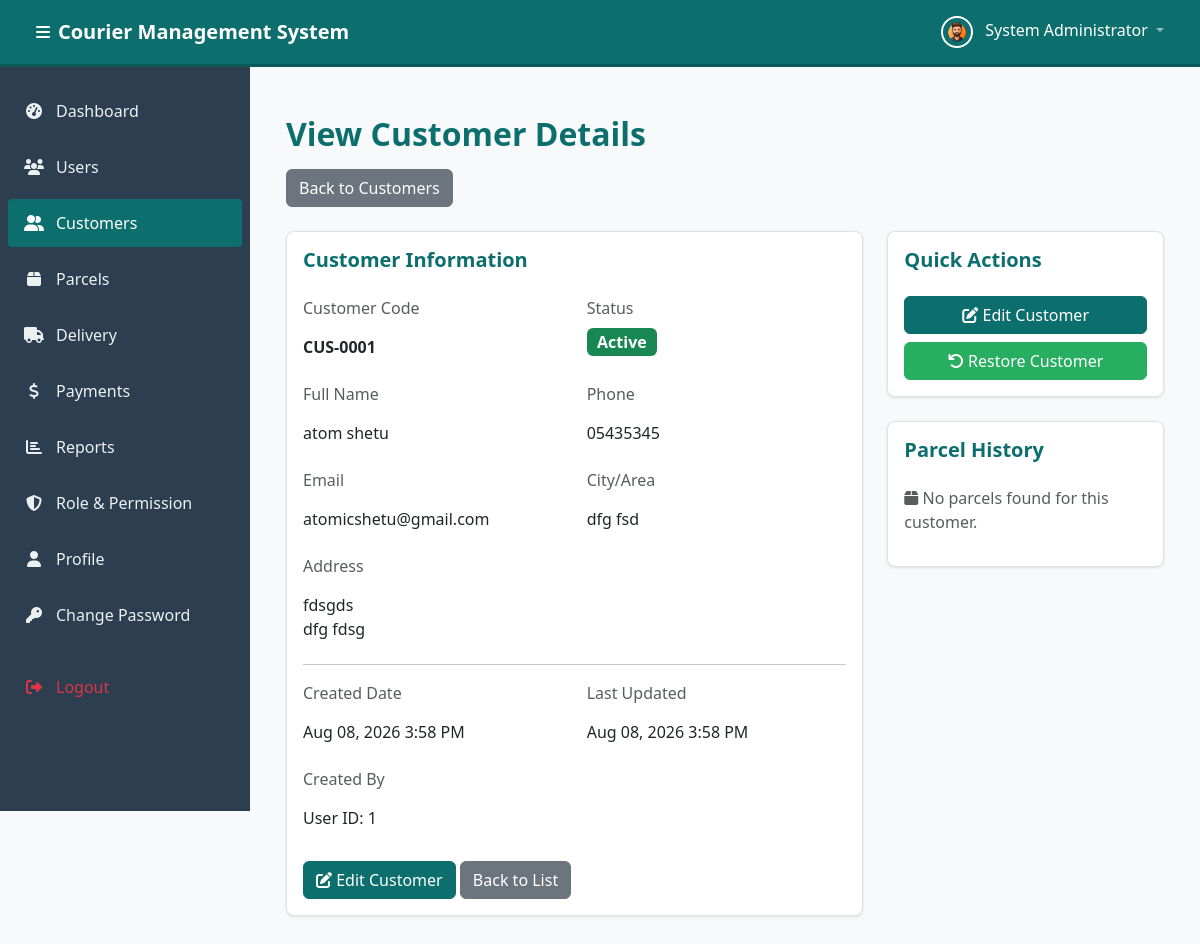
The app's page /modules/customers/view.php?id=1 (signed in) with its own data.
### tables this page shows
CREATE TABLE `customers` (
  `id` int(11) NOT NULL,
  `customer_code` varchar(20) NOT NULL,
  `full_name` varchar(100) NOT NULL,
  `phone` varchar(20) NOT NULL,
  `email` varchar(100) DEFAULT NULL,
  `address` text NOT NULL,
  `city_area` varchar(100) NOT NULL,
  `status` enum('active','inactive') NOT NULL DEFAULT 'active',
  `is_deleted` tinyint(1) NOT NULL DEFAULT 0,
  `created_by` int(11) DEFAULT NULL,
  `created_at` timestamp NOT NULL DEFAULT current_timestamp(),
  `updated_at` timestamp NOT NULL DEFAULT current_timestamp() ON UPDATE current_timestamp()
);

### includes/role_check.php (called while the page is built, shortened)
<?php
function hasPermission($pdo, $moduleKey, $action) {
    $permissionKey = $moduleKey . '.' . $action;
    if (isset($_SESSION['permissions']) && is_array($_SESSION['permissions'])) {
        return in_array($permissionKey, $_SESSION['permissions']);
    }
}

### modules/customers/view.php (the view, shortened to what this page needs)
<?php
require_once '../../includes/role_check.php';
require_once '../../config/db.php';
$customerId = $_GET['id'] ?? 0;
try {
    $stmt = $pdo->prepare("SELECT * FROM customers WHERE id = :id");
    $stmt->execute(['id' => $customerId]);
    $customer = $stmt->fetch();
} catch (PDOException $e) {
    error_log("Fetch Customer Error: " . $e->getMessage());
    setFlashMessage('error', 'An error occurred while loading customer data.');
    header('Location: ' . BASE_URL . 'modules/customers/list.php');
    exit;
}
require_once '../../includes/header.php';
?>
<div class="container-fluid py-4">
    <div class="row mb-4">
        <div class="col-12">
            <h2 class="page-title">View Customer Details</h2>
            <a href="<?php echo BASE_URL; ?>modules/customers/list.php" class="btn btn-secondary">Back to Customers</a>
        </div>
    </div>
    <div class="row">
        <div class="col-lg-8">
            <div class="card">
                <div class="card-body">
                    <h5 class="card-title mb-4">Customer Information</h5>
                    <div class="row">
                        <div class="col-md-6 mb-3">
                            <label class="form-label text-muted">Customer Code</label>
                            <div class="form-control-plaintext fw-bold"><?php echo htmlspecialchars($customer['customer_code']); ?></div>
                        </div>
                        <div class="col-md-6 mb-3">
                            <label class="form-label text-muted">Status</label>
                            <div>
                                <?php if ($customer['status'] === 'active'): ?>
                                    <span class="badge bg-success fs-6">Active</span>
                                <?php else: ?>
                                    <span class="badge bg-secondary fs-6">Inactive</span>
                                <?php endif; ?>
                            </div>
                        </div>
                    </div>
                    <div class="row">
                        <div class="col-md-6 mb-3">
                            <label class="form-label text-muted">Full Name</label>
                            <div class="form-control-plaintext"><?php echo htmlspecialchars($customer['full_name']); ?></div>
                        </div>
                        <div class="col-md-6 mb-3">
                            <label class="form-label text-muted">Phone</label>
                            <div class="form-control-plaintext"><?php echo htmlspecialchars($customer['phone']); ?></div>
                        </div>
                    </div>
                    <div class="row">
                        <div class="col-md-6 mb-3">
                            <label class="form-label text-muted">Email</label>
                            <div class="form-control-plaintext"><?php echo htmlspecialchars($customer['email'] ?? '-'); ?></div>
                        </div>
                        <div class="col-md-6 mb-3">
                            <label class="form-label text-muted">City/Area</label>
                            <div class="form-control-plaintext"><?php echo htmlspecialchars($customer['city_area']); ?></div>
                        </div>
                    </div>
                    <div class="mb-3">
                        <label class="form-label text-muted">Address</label>
                        <div class="form-control-plaintext"><?php echo nl2br(htmlspecialchars($customer['address'])); ?></div>
                    </div>
                    <hr>
                    <div class="row">
                        <div class="col-md-6 mb-3">
                            <label class="form-label text-muted">Created Date</label>
                            <div class="form-control-plaintext"><?php echo date('M d, Y g:i A', strtotime($customer['created_at'])); ?></div>
                        </div>
                        <div class="col-md-6 mb-3">
                            <label class="form-label text-muted">Last Updated</label>
                            <div class="form-control-plaintext">
                                <?php
                                    if ($customer['updated_at'] == $customer['created_at']) {
                                        echo 'Never updated';
                                    } else {
                                        echo date('M d, Y g:i A', strtotime($customer['updated_at']));
                                    }
                                ?>
                            </div>
                        </div>
                    </div>
                    <div class="mb-3">
                        <label class="form-label text-muted">Created By</label>
                        <div class="form-control-plaintext">User ID: <?php echo $customer['created_by'] ?? 'N/A'; ?></div>
                    </div>
                    <div class="mt-4">
                        <?php if (hasPermission($pdo, 'customers', 'edit')): ?>
                        <a href="<?php echo BASE_URL; ?>modules/customers/edit.php?id=<?php echo $customer['id']; ?>" class="btn btn-primary">
                            <i class="fas fa-edit"></i> Edit Customer
                        </a>
                        <?php endif; ?>
                        <a href="<?php echo BASE_URL; ?>modules/customers/list.php" class="btn btn-secondary">Back to List</a>
                    </div>
                </div>
            </div>
        </div>
        <div class="col-lg-4">
            <div class="card">
                <div class="card-body">
                    <h5 class="card-title mb-4">Quick Actions</h5>
                    <div class="d-grid gap-2">
                        <?php if (hasPermission($pdo, 'customers', 'edit')): ?>
                        <a href="<?php echo BASE_URL; ?>modules/customers/edit.php?id=<?php echo $customer['id']; ?>" class="btn btn-primary">
                            <i class="fas fa-edit"></i> Edit Customer
                        </a>
                        <?php endif; ?>
                        <?php if (hasPermission($pdo, 'customers', 'delete')): ?>
                            <?php if ($customer['is_deleted'] == 0): ?>
                                <form method="POST" action="toggle-status.php" onsubmit="return confirm('Are you sure you want to delete this customer?');">
                                    <input type="hidden" name="customer_id" value="<?php echo $customer['id']; ?>">
                                    <input type="hidden" name="action" value="soft-delete">
                                    <button type="submit" class="btn btn-danger w-100">
                                        <i class="fas fa-trash"></i> Delete Customer
                                    </button>
                                </form>
                            <?php else: ?>
                                <form method="POST" action="toggle-status.php" onsubmit="return confirm('Are you sure you want to restore this customer?');">
                                    <button type="submit" class="btn btn-success w-100">
                                        <i class="fas fa-undo"></i> Restore Customer
                                    </button>
                                </form>
                            <?php endif; ?>
                        <?php endif; ?>
                    </div>
                </div>
            </div>
            <div class="card mt-3">
                <div class="card-body">
                    <h5 class="card-title mb-4">Parcel History</h5>
                    <?php
                    try {
                        $parcelStmt = $pdo->prepare("
                            SELECT p.*,
                                   CONCAT(u.full_name, ' (', u.username, ')') as delivery_staff_name
                            FROM parcels p
                            LEFT JOIN users u ON p.delivery_staff_id = u.id
                            WHERE p.customer_id = :customer_id AND p.is_deleted = 0
                            ORDER BY p.booking_date DESC, p.id DESC
                            LIMIT 10
                        ");
                        $parcelStmt->execute(['customer_id' => $customer['id']]);
                        $customerParcels = $parcelStmt->fetchAll();
                        if (empty($customerParcels)): ?>
                            <p class="text-muted">
                                <i class="fas fa-box"></i> No parcels found for this customer.
                            </p>
                        <?php endif;
                    } catch (PDOException $e) {
                        error_log("Fetch Customer Parcels Error: " . $e->getMessage());
                        echo '<p class="text-danger">Error loading parcel history.</p>';
                    }
                    ?>
                </div>
            </div>
        </div>
    </div>
</div>
<?php require_once '../../includes/footer.php'; ?>

### assets/css/style.css (style rules this page uses)
:root { --accent-color: #0d6e6e; --accent-hover: #0a5a5a; --sidebar-bg: #2c3e50; --sidebar-text: #ecf0f1; --bg-light: #f8f9fa; --text-dark: #333333; --text-muted: #6c757d; --border-color: #dee2e6; }
body { font-family: 'Segoe UI', Tahoma, Geneva, Verdana, sans-serif; background-color: var(--bg-light); color: var(--text-dark); }
.page-title { color: var(--accent-color); font-weight: 600; margin-bottom: 1rem; }
.card { border: 1px solid var(--border-color); border-radius: 8px; box-shadow: 0 1px 3px rgba(0, 0, 0, 0.1); margin-bottom: 1.5rem; }
.card-title { color: var(--accent-color); font-weight: 600; }
.btn-primary { background-color: var(--accent-color); border-color: var(--accent-color); }
.btn-success { background-color: #27ae60; border-color: #27ae60; }
* { transition: background-color 0.2s ease, border-color 0.2s ease; }

### records on screen
customers: customer_code "CUS-0001", full_name "atom shetu", phone "05435345", email "atomicshetu@gmail.com", city_area "dfg fsd", address "fdsgds dfg fdsg", created_at "Aug 08, 2026 3:58 PM", updated_at "Aug 08, 2026 3:58 PM", created_by "1"

### other values on screen
SITE_NAME "Courier Management System"
$_SESSION['full_name'] "System Administrator"
